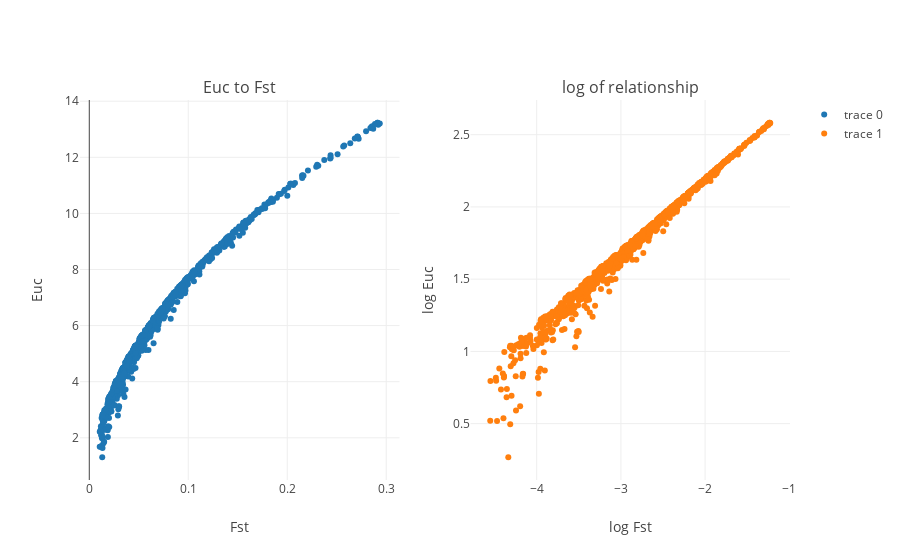

This figure's notebook cell:
### Markdown cell above
### Euclidian distances in feature space and *Fst*

### Code cell
from plotly import tools
trim= list(range(len(fst_x)))

trace1= go.Scatter(
    x= [np.exp(fst_x[x]) for x in trim],
    y= [np.exp(y_true[x]) for x in trim],
    mode= 'markers'
    )

trace2= go.Scatter(
    x= [fst_x[x] for x in trim],
    y= [y_true[x] for x in trim],
    mode= 'markers'
    )

fig = tools.make_subplots(rows=1, cols=2,
                         subplot_titles=('Euc to Fst','log of relationship'))

fig.append_trace(trace1, 1, 1)
fig.append_trace(trace2, 1, 2)

fig['layout']['xaxis1'].update(title='Fst')
fig['layout']['xaxis2'].update(title='log Fst')

fig['layout']['yaxis1'].update(title='Euc')
fig['layout']['yaxis2'].update(title='log Euc')


layout = go.Layout(
    title= 'Euclidian distances to fst',
    yaxis=dict(
        title='fst'),
    xaxis=dict(
        title='fst')
)

fig= go.Figure(data=fig, layout=layout)
iplot(fig)

### Figure 1 — Plotly figure (JSON) as saved in the notebook; plotly's stock layout.template omitted (floating-point values rounded to 4 significant figures; data arrays with more than 128 entries replaced by an {"elided": "..."} marker saying what was removed)
{"data": [{"mode": "markers", "type": "scatter", "uid": "9bfade3a-8550-42aa-898c-9130397c127d", "x": {"elided": "1166 float values"}, "xaxis": "x", "y": {"elided": "1166 float values"}, "yaxis": "y"}, {"mode": "markers", "type": "scatter", "uid": "db6c3832-74c1-4db0-9d8a-a94aa93403bd", "x": {"elided": "1166 float values"}, "xaxis": "x2", "y": {"elided": "1166 float values"}, "yaxis": "y2"}], "layout": {"annotations": [{"font": {"size": 16}, "showarrow": false, "text": "Euc to Fst", "x": 0.225, "xanchor": "center", "xref": "paper", "y": 1, "yanchor": "bottom", "yref": "paper"}, {"font": {"size": 16}, "showarrow": false, "text": "log of relationship", "x": 0.775, "xanchor": "center", "xref": "paper", "y": 1, "yanchor": "bottom", "yref": "paper"}], "xaxis": {"anchor": "y", "domain": [0, 0.45], "title": "Fst"}, "xaxis2": {"anchor": "y2", "domain": [0.55, 1], "title": "log Fst"}, "yaxis": {"anchor": "x", "domain": [0, 1], "title": "Euc"}, "yaxis2": {"anchor": "x2", "domain": [0, 1], "title": "log Euc"}}}
